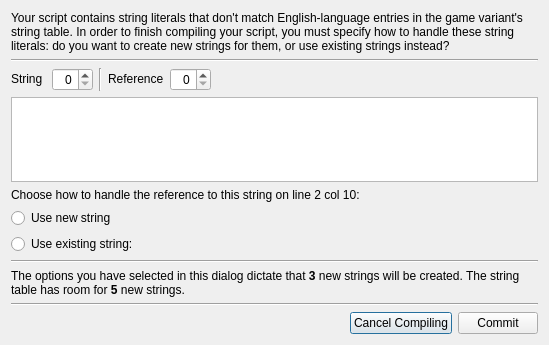
<?xml version="1.0" encoding="UTF-8"?>
<ui version="4.0">
 <class>CompilerUnresolvedStringsDialog</class>
 <widget class="QDialog" name="CompilerUnresolvedStringsDialog">
  <property name="geometry">
   <rect>
    <x>0</x>
    <y>0</y>
    <width>549</width>
    <height>345</height>
   </rect>
  </property>
  <property name="windowTitle">
   <string>Dialog</string>
  </property>
  <layout class="QGridLayout" name="gridLayout">
   <item row="2" column="0" colspan="2">
    <layout class="QHBoxLayout" name="horizontalLayout_2">
     <item>
      <widget class="QLabel" name="label_2">
       <property name="sizePolicy">
        <sizepolicy hsizetype="Preferred" vsizetype="Maximum">
         <horstretch>0</horstretch>
         <verstretch>0</verstretch>
        </sizepolicy>
       </property>
       <property name="text">
        <string>String </string>
       </property>
      </widget>
     </item>
     <item>
      <widget class="QSpinBox" name="selStrIndex">
       <property name="alignment">
        <set>Qt::AlignRight|Qt::AlignTrailing|Qt::AlignVCenter</set>
       </property>
      </widget>
     </item>
     <item>
      <widget class="Line" name="line">
       <property name="orientation">
        <enum>Qt::Vertical</enum>
       </property>
      </widget>
     </item>
     <item>
      <widget class="QLabel" name="label_3">
       <property name="sizePolicy">
        <sizepolicy hsizetype="Preferred" vsizetype="Maximum">
         <horstretch>0</horstretch>
         <verstretch>0</verstretch>
        </sizepolicy>
       </property>
       <property name="text">
        <string>Reference</string>
       </property>
      </widget>
     </item>
     <item>
      <widget class="QSpinBox" name="selRefIndex">
       <property name="alignment">
        <set>Qt::AlignRight|Qt::AlignTrailing|Qt::AlignVCenter</set>
       </property>
      </widget>
     </item>
     <item>
      <spacer name="horizontalSpacer_2">
       <property name="orientation">
        <enum>Qt::Horizontal</enum>
       </property>
       <property name="sizeHint" stdset="0">
        <size>
         <width>40</width>
         <height>0</height>
        </size>
       </property>
      </spacer>
     </item>
    </layout>
   </item>
   <item row="1" column="0" colspan="2">
    <widget class="Line" name="line_2">
     <property name="orientation">
      <enum>Qt::Horizontal</enum>
     </property>
    </widget>
   </item>
   <item row="0" column="0" colspan="2">
    <widget class="QLabel" name="label">
     <property name="text">
      <string>Your script contains string literals that don't match English-language entries in the game variant's string table. In order to finish compiling your script, you must specify how to handle these string literals: do you want to create new strings for them, or use existing strings instead?</string>
     </property>
     <property name="wordWrap">
      <bool>true</bool>
     </property>
    </widget>
   </item>
   <item row="5" column="0" colspan="2">
    <widget class="Line" name="line_4">
     <property name="orientation">
      <enum>Qt::Horizontal</enum>
     </property>
    </widget>
   </item>
   <item row="8" column="0" colspan="2">
    <layout class="QHBoxLayout" name="horizontalLayout">
     <item>
      <spacer name="horizontalSpacer">
       <property name="orientation">
        <enum>Qt::Horizontal</enum>
       </property>
       <property name="sizeHint" stdset="0">
        <size>
         <width>40</width>
         <height>0</height>
        </size>
       </property>
      </spacer>
     </item>
     <item>
      <widget class="QPushButton" name="buttonCancel">
       <property name="text">
        <string>Cancel Compiling</string>
       </property>
      </widget>
     </item>
     <item>
      <widget class="QPushButton" name="buttonCommit">
       <property name="text">
        <string>Commit</string>
       </property>
      </widget>
     </item>
    </layout>
   </item>
   <item row="6" column="0" colspan="2">
    <widget class="QLabel" name="status">
     <property name="text">
      <string>The options you have selected in this dialog dictate that &lt;b&gt;3&lt;/b&gt; new strings will be created. The string table has room for &lt;b&gt;5&lt;/b&gt; new strings.</string>
     </property>
     <property name="wordWrap">
      <bool>true</bool>
     </property>
    </widget>
   </item>
   <item row="4" column="0" colspan="2">
    <layout class="QGridLayout" name="gridLayout_2">
     <item row="4" column="0">
      <widget class="QRadioButton" name="refOptExisting">
       <property name="text">
        <string>Use existing string:</string>
       </property>
      </widget>
     </item>
     <item row="4" column="1">
      <widget class="ReachStringPicker" name="refOptExistingWhich" native="true"/>
     </item>
     <item row="5" column="0" colspan="2">
      <spacer name="verticalSpacer">
       <property name="orientation">
        <enum>Qt::Vertical</enum>
       </property>
       <property name="sizeHint" stdset="0">
        <size>
         <width>0</width>
         <height>0</height>
        </size>
       </property>
      </spacer>
     </item>
     <item row="3" column="0">
      <widget class="QRadioButton" name="refOptCreate">
       <property name="text">
        <string>Use new string</string>
       </property>
      </widget>
     </item>
     <item row="1" column="0" colspan="2">
      <widget class="QPlainTextEdit" name="stringPreview">
       <property name="tabChangesFocus">
        <bool>true</bool>
       </property>
       <property name="undoRedoEnabled">
        <bool>false</bool>
       </property>
       <property name="readOnly">
        <bool>true</bool>
       </property>
      </widget>
     </item>
     <item row="2" column="0" colspan="2">
      <widget class="QLabel" name="label_4">
       <property name="text">
        <string>Choose how to handle the reference to this string on line 2 col 10:</string>
       </property>
      </widget>
     </item>
    </layout>
   </item>
   <item row="7" column="0" colspan="2">
    <widget class="Line" name="line_3">
     <property name="orientation">
      <enum>Qt::Horizontal</enum>
     </property>
    </widget>
   </item>
  </layout>
 </widget>
 <customwidgets>
  <customwidget>
   <class>ReachStringPicker</class>
   <extends>QWidget</extends>
   <header>../widgets/string_picker.h</header>
   <container>1</container>
  </customwidget>
 </customwidgets>
 <resources/>
 <connections/>
</ui>
